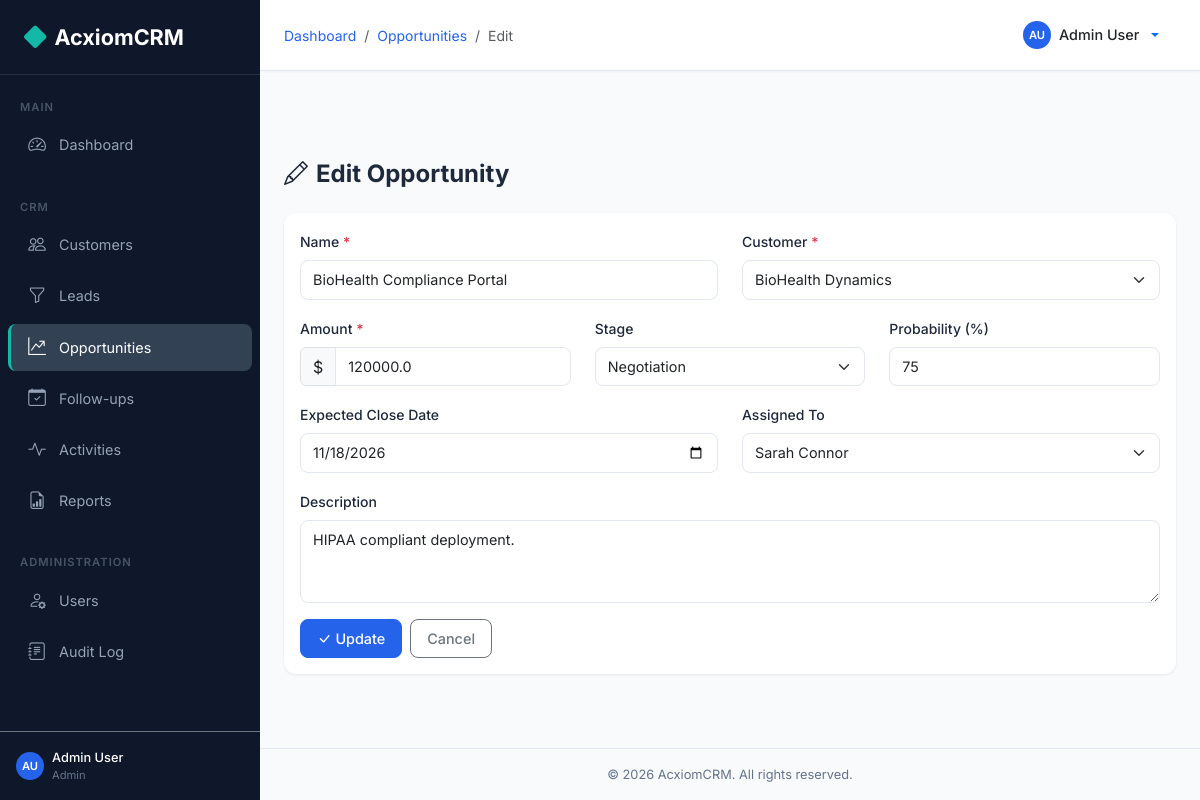
/opportunities/2/edit (signed in), run on the app's committed database.
### backend/models.py (models this page shows, shortened)
class User(UserMixin, db.Model):
    __tablename__ = 'users'
    id = db.Column(db.Integer, primary_key=True)
    first_name = db.Column(db.String(50), nullable=False)
    last_name = db.Column(db.String(50), nullable=False)
    email = db.Column(db.String(120), unique=True, nullable=False, index=True)
    password_hash = db.Column(db.String(256), nullable=False)
    phone = db.Column(db.String(20))
    role_id = db.Column(db.Integer, db.ForeignKey('roles.id'), nullable=False)
    is_active = db.Column(db.Boolean, default=True)
    failed_login_count = db.Column(db.Integer, default=0)
    lockout_until = db.Column(db.DateTime, nullable=True)
    created_at = db.Column(db.DateTime, default=datetime.utcnow)
    updated_at = db.Column(db.DateTime, default=datetime.utcnow, onupdate=datetime.utcnow)
    customers = db.relationship('Customer', backref='assigned_user', lazy='dynamic', foreign_keys='Customer.assigned_to')
    leads = db.relationship('Lead', backref='assigned_user', lazy='dynamic', foreign_keys='Lead.assigned_to')
    opportunities = db.relationship('Opportunity', backref='assigned_user', lazy='dynamic', foreign_keys='Opportunity.assigned_to')
    @property
    def full_name(self):
        return f'{self.first_name} {self.last_name}'
    def is_admin(self):
        return self.role and self.role.name == 'Admin'

class Role(db.Model):
    __tablename__ = 'roles'
    id = db.Column(db.Integer, primary_key=True)
    name = db.Column(db.String(50), unique=True, nullable=False)
    description = db.Column(db.String(200))
    permissions = db.relationship('Permission', secondary=role_permissions, backref='roles')
    users = db.relationship('User', backref='role', lazy='dynamic')

class Opportunity(db.Model):
    __tablename__ = 'opportunities'
    id = db.Column(db.Integer, primary_key=True)
    name = db.Column(db.String(100), nullable=False)
    customer_id = db.Column(db.Integer, db.ForeignKey('customers.id'), nullable=False)
    amount = db.Column(db.Float, default=0.0)
    stage = db.Column(db.String(30), default='Qualification')
    probability = db.Column(db.Integer, default=10)  # 0-100
    expected_close_date = db.Column(db.Date)
    description = db.Column(db.Text)
    assigned_to = db.Column(db.Integer, db.ForeignKey('users.id'))
    created_by = db.Column(db.Integer, db.ForeignKey('users.id'))
    created_at = db.Column(db.DateTime, default=datetime.utcnow)
    updated_at = db.Column(db.DateTime, default=datetime.utcnow, onupdate=datetime.utcnow)
    followups = db.relationship('FollowUp', backref='opportunity', lazy='dynamic')
    activities = db.relationship('Activity', backref='opportunity', lazy='dynamic')
    creator = db.relationship('User', foreign_keys=[created_by])
    STAGES = [
        ('Qualification', 10),
        ('Needs Analysis', 25),
        ('Proposal', 50),
        ('Negotiation', 75),
        ('Closed Won', 100),
        ('Closed Lost', 0),
    ]

class Customer(db.Model):
    __tablename__ = 'customers'
    id = db.Column(db.Integer, primary_key=True)
    name = db.Column(db.String(100), nullable=False)
    email = db.Column(db.String(120), index=True)
    phone = db.Column(db.String(20))
    company = db.Column(db.String(100))
    industry = db.Column(db.String(50))
    address = db.Column(db.String(200))
    city = db.Column(db.String(50))
    state = db.Column(db.String(50))
    country = db.Column(db.String(50))
    assigned_to = db.Column(db.Integer, db.ForeignKey('users.id'))
    created_by = db.Column(db.Integer, db.ForeignKey('users.id'))
    created_at = db.Column(db.DateTime, default=datetime.utcnow)
    updated_at = db.Column(db.DateTime, default=datetime.utcnow, onupdate=datetime.utcnow)
    opportunities = db.relationship('Opportunity', backref='customer', lazy='dynamic')
    followups = db.relationship('FollowUp', backref='customer', lazy='dynamic')
    activities = db.relationship('Activity', backref='customer', lazy='dynamic')
    creator = db.relationship('User', foreign_keys=[created_by])

### backend/routes/opportunities.py (the view, shortened to what this page needs)
@opportunities_bp.route('/<int:id>/edit', methods=['GET', 'POST'])
@login_required
def edit(id):
    opp = Opportunity.query.get_or_404(id)
    customers = Customer.query.order_by(Customer.name).all()
    users = User.query.filter_by(is_active=True).order_by(User.first_name).all()
    return render_template('opportunities/edit.html', opportunity=opp, customers=customers, users=users)

### frontend/templates/opportunities/edit.html (shortened to what this page needs)
{% extends 'base.html' %}
{% block breadcrumb %}
<li class="breadcrumb-item"><a href="{{ url_for('dashboard.index') }}">Dashboard</a></li>
<li class="breadcrumb-item"><a href="{{ url_for('opportunities.list_opportunities') }}">Opportunities</a></li>
<li class="breadcrumb-item active">Edit</li>
{% endblock %}
{% block content %}
<div class="page-header"><h1><i class="bi bi-pencil me-2"></i>Edit Opportunity</h1></div>
<div class="card">
    <div class="card-body">
        <form method="POST">
            <div class="row">
                <div class="col-md-6 mb-3">
                    <label class="form-label">Name <span class="text-danger">*</span></label>
                    <input type="text" class="form-control" name="name" required value="{{ opportunity.name }}">
                </div>
                <div class="col-md-6 mb-3">
                    <label class="form-label">Customer <span class="text-danger">*</span></label>
                    <select class="form-select" name="customer_id" required>
                        {% for c in customers %}
                        <option value="{{ c.id }}" {% if opportunity.customer_id == c.id %}selected{% endif %}>{{ c.name }}</option>
                        {% endfor %}
                    </select>
                </div>
                <div class="col-md-4 mb-3">
                    <label class="form-label">Amount <span class="text-danger">*</span></label>
                    <div class="input-group"><span class="input-group-text">$</span>
                        <input type="number" class="form-control" name="amount" step="0.01" required value="{{ opportunity.amount }}">
                    </div>
                </div>
                <div class="col-md-4 mb-3">
                    <label class="form-label">Stage</label>
                    <select class="form-select" name="stage" id="stage">
                        {% for s in ['Qualification','Needs Analysis','Proposal','Negotiation','Closed Won','Closed Lost'] %}
                        <option value="{{ s }}" {% if opportunity.stage == s %}selected{% endif %}>{{ s }}</option>
                        {% endfor %}
                    </select>
                </div>
                <div class="col-md-4 mb-3">
                    <label class="form-label">Probability (%)</label>
                    <input type="number" class="form-control" name="probability" id="probability" min="0" max="100" value="{{ opportunity.probability }}">
                </div>
                <div class="col-md-6 mb-3">
                    <label class="form-label">Expected Close Date</label>
                    <input type="date" class="form-control" name="expected_close_date" value="{{ opportunity.expected_close_date.strftime('%Y-%m-%d') if opportunity.expected_close_date else '' }}">
                </div>
                <div class="col-md-6 mb-3">
                    <label class="form-label">Assigned To</label>
                    <select class="form-select" name="assigned_to">
                        {% for u in users %}
                        <option value="{{ u.id }}" {% if opportunity.assigned_to == u.id %}selected{% endif %}>{{ u.full_name }}</option>
                        {% endfor %}
                    </select>
                </div>
                <div class="col-12 mb-3">
                    <label class="form-label">Description</label>
                    <textarea class="form-control" name="description" rows="3">{{ opportunity.description or '' }}</textarea>
                </div>
            </div>
            <div class="d-flex gap-2">
                <button type="submit" class="btn btn-primary"><i class="bi bi-check-lg me-1"></i>Update</button>
                <a href="{{ url_for('opportunities.detail', id=opportunity.id) }}" class="btn btn-outline-secondary">Cancel</a>
            </div>
        </form>
    </div>
</div>
{% endblock %}

### frontend/templates/base.html (shortened to what this page needs)
<!DOCTYPE html>
<html lang="en">
<head>
    <link href="https://cdn.jsdelivr.net/npm/bootstrap@5.3.2/dist/css/bootstrap.min.css" rel="stylesheet">
    <link href="https://cdn.jsdelivr.net/npm/bootstrap-icons@1.11.2/font/bootstrap-icons.min.css" rel="stylesheet">
    <link href="{{ url_for('static', filename='css/style.css') }}" rel="stylesheet">
</head>
<body>
    <nav id="sidebar" class="sidebar">
        <div class="sidebar-brand">
            <i class="bi bi-diamond-fill"></i> AcxiomCRM
        </div>
        <div class="sidebar-nav">
            <div class="sidebar-section">Main</div>
            <ul class="nav flex-column">
                <li class="nav-item">
                    <a class="nav-link {% if request.endpoint == 'dashboard.index' %}active{% endif %}" href="{{ url_for('dashboard.index') }}">
                        <i class="bi bi-speedometer2"></i> Dashboard
                    </a>
                </li>
            </ul>
            <div class="sidebar-section mt-3">CRM</div>
            <ul class="nav flex-column">
                <li class="nav-item">
                    <a class="nav-link {% if 'customers' in (request.endpoint or '') %}active{% endif %}" href="{{ url_for('customers.list_customers') }}">
                        <i class="bi bi-people"></i> Customers
                    </a>
                </li>
                <li class="nav-item">
                    <a class="nav-link {% if 'leads' in (request.endpoint or '') %}active{% endif %}" href="{{ url_for('leads.list_leads') }}">
                        <i class="bi bi-funnel"></i> Leads
                    </a>
                </li>
                <li class="nav-item">
                    <a class="nav-link {% if 'opportunities' in (request.endpoint or '') %}active{% endif %}" href="{{ url_for('opportunities.list_opportunities') }}">
                        <i class="bi bi-graph-up-arrow"></i> Opportunities
                    </a>
                </li>
                <li class="nav-item">
                    <a class="nav-link {% if 'followups' in (request.endpoint or '') %}active{% endif %}" href="{{ url_for('followups.list_followups') }}">
                        <i class="bi bi-calendar-check"></i> Follow-ups
                    </a>
                </li>
                <li class="nav-item">
                    <a class="nav-link {% if 'activities' in (request.endpoint or '') %}active{% endif %}" href="{{ url_for('activities.list_activities') }}">
                        <i class="bi bi-activity"></i> Activities
                    </a>
                </li>
                <li class="nav-item">
                    <a class="nav-link {% if 'reports' in (request.endpoint or '') %}active{% endif %}" href="{{ url_for('reports.index') }}">
                        <i class="bi bi-file-earmark-bar-graph"></i> Reports
                    </a>
                </li>
            </ul>
            {% if current_user.is_admin() %}
            <div class="sidebar-section mt-3">Administration</div>
            <ul class="nav flex-column">
                <li class="nav-item">
                    <a class="nav-link {% if 'users' in (request.endpoint or '') %}active{% endif %}" href="{{ url_for('users.list_users') }}">
                        <i class="bi bi-person-gear"></i> Users
                    </a>
                </li>
                <li class="nav-item">
                    <a class="nav-link {% if 'audit' in (request.endpoint or '') %}active{% endif %}" href="{{ url_for('audit.list_logs') }}">
                        <i class="bi bi-journal-text"></i> Audit Log
                    </a>
                </li>
            </ul>
            {% endif %}
        </div>
        <div class="p-3 border-top border-secondary">
            <div class="d-flex align-items-center gap-2">
                <div class="user-avatar user-avatar-sm">{{ current_user.first_name[0] }}{{ current_user.last_name[0] }}</div>
                <div class="flex-grow-1">
                    <div style="font-size:0.8rem;color:#fff;font-weight:500;">{{ current_user.full_name }}</div>
                    <div style="font-size:0.7rem;color:#64748B;">{{ current_user.role.name }}</div>
                </div>
            </div>
        </div>
    </nav>
    <div class="main-content">
        <div class="top-navbar">
            <div class="d-flex align-items-center gap-3">
                <nav aria-label="breadcrumb">
                    <ol class="breadcrumb mb-0">
                        {% block breadcrumb %}{% endblock %}
                    </ol>
                </nav>
            </div>
            <div class="dropdown">
                <button class="btn btn-link text-decoration-none dropdown-toggle d-flex align-items-center gap-2" type="button" data-bs-toggle="dropdown">
                    <div class="user-avatar user-avatar-sm">{{ current_user.first_name[0] }}{{ current_user.last_name[0] }}</div>
                    <span class="text-dark fw-medium" style="font-size:0.9rem;">{{ current_user.full_name }}</span>
                </button>
            </div>
        </div>
        <div class="content-area pb-0 pt-3" style="padding-bottom:0!important;">
        </div>
        <div class="content-area">
            {% block content %}{% endblock %}
        </div>
        <div class="footer">
            &copy; 2026 AcxiomCRM. All rights reserved.
        </div>
    </div>
</body>
</html>

### data on the page
User: first_name "A", last_name "U", full_name "Admin User"
Role: role.name "Admin"
Opportunity: name "BioHealth Compliance Portal", customer_id "BioHealth Dynamics", amount "120000.0", stage "Negotiation", probability "75", expected_close_date "11/18/2026", assigned_to "Sarah Connor", description "HIPAA compliant deployment."
